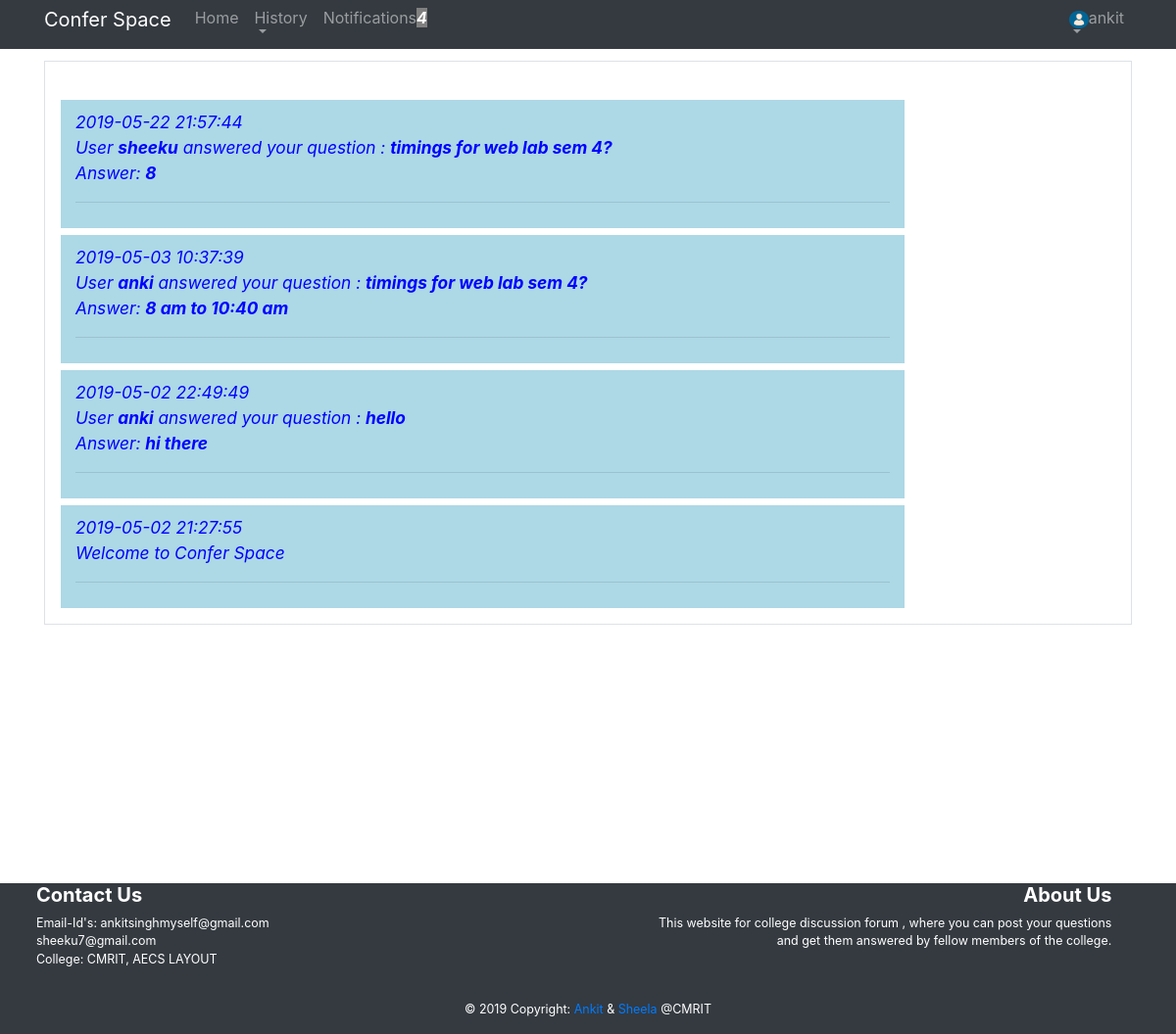
The app's page /home/user_notifications.php (signed in) with its own data.
### tables this page shows
CREATE TABLE `users` (
  `userid` varchar(20) NOT NULL,
  `name` varchar(256) NOT NULL,
  `password` varchar(20) NOT NULL,
  `email` varchar(30) NOT NULL,
  `mobile` bigint(20) NOT NULL,
  `gender` varchar(10) NOT NULL
);

CREATE TABLE `user_notifications` (
  `notifid` int(11) NOT NULL,
  `notification` text NOT NULL,
  `userid` varchar(20) NOT NULL,
  `date` datetime NOT NULL DEFAULT current_timestamp()
);

### home/session.php (called while the page is built, shortened)
<?php
   include('../connect.php');
   $user_check = $_SESSION['username'];
   $ses_sql = mysqli_query($conn,"select * from users where userid = '$user_check' ")or die("".mysql_error());
   $row = mysqli_fetch_array($ses_sql)or die("".mysqli_error());
   $full_name = $row['name'];
?>

### home/user_notifications.php (the view, shortened to what this page needs)
<?php
    include('session.php');
    require('../connect.php');
?>
<html>
<head>
    <link rel="stylesheet" href="../bootstrap/css/bootstrap.min.css">
</head>
<body>
<nav class="navbar navbar-expand-lg navbar-dark bg-dark" id="headerWrapper">
        <div class="container">
            <a class="navbar-brand" href="home.php"> Confer Space</a>
            <div class="collapse navbar-collapse" id="navbarSupportedContent">
                <ul class="navbar-nav ml-left">
                    <li class="nav-item">
                        <a class="nav-link" href="home.php">
                            Home
                        </a>
                    </li>
                    <li class="nav-item dropdown">
                        <a class="nav-link dropdown-toggle" href="" id="navbarDropdown" role="button"
                            data-toggle="dropdown" aria-haspopup="true" aria-expanded="false">
                            <span>History</span>
                            <br>
                        </a>
                    </li>
                    <li class="nav-item">
                        <a class="nav-link" href="user_notifications.php">
                        <?php
                            $q="SELECT count(*) FROM user_notifications where userid='".$_SESSION['username']."'";
                            $d=mysqli_query($conn,$q);
                            $notif_count=mysqli_fetch_row($d);
                            ?>
                            Notifications<b><i><span style='background-color:grey;color:white;'><?php echo"$notif_count[0]";?></span></i></b>
                        </a>
                    </li>
                </ul>
            </div>
            <div class="collapse navbar-collapse" id="navbarSupportedContent">
                <ul class="navbar-nav ml-auto">
                    <li class="nav-item dropdown">
                        <a class="nav-link dropdown-toggle" href="#" id="navbarDropdown" role="button"
                            data-toggle="dropdown" aria-haspopup="true" aria-expanded="false">
                            <img src="../img_avatar.png" alt="logo image"
                                style="width:20px;height:18px;"><?php echo $full_name; ?>
                            <br>
                        </a>
                    </li>
                </ul>
            </div>
        </div>
    </nav>
    <div class="container mt-3">
        <h2>Your Notifications</h2>
        <div class="media border p-3">
            <div class="media-body">
                 <p>
                    <?php
                        $notifs=mysqli_query($conn,"SELECT `notification`,`date`  FROM user_notifications where userid='".$_SESSION['username']."' order by `date` desc");
                        while($n=mysqli_fetch_array($notifs))
                        {
                            print ("<div class='right'<small style='color:blue; font-size:0.18in;'><i>".$n['date']."</i></small></h4><br/>");
                            print ("<i>".$n['notification']."</i><br/><hr/></div>");
                        }
                    ?>
                </p>
            </div>
        </div>
    </div>
<br><br><br><br><br><br><br><br><br><br><br>
    <footer class="page-footer font-small teal pt-6 navbar-white bg-dark text-white" style="width:100%;">
            <div class="container-lebal text-center text-md-center" style='color:white;wieght:10%;   font-size:0.13in;'>
                <div class="row">
                    <div class="col-md-6 mt-md-0 mt-6 text-left " style="margin-left:3%;" >
                        <h5 class=" font-weight-bold">Contact Us</h5>
                        <p>Email-Id's: ankitsinghmyself@gmail.com<br />sheeku7@gmail.com
                            <br> College: CMRIT, AECS LAYOUT</p>
                    </div>
                    <div class="col-md-5 mb-md-0 mb-6 text-right" style="margin-right:2%;">
                        <h5 class=" font-weight-bold">About Us</h5>
                        <p>This website for college discussion forum , where you can post your questions and get them
                            answered by fellow members of the college.</p>
                    </div>
                </div>
                <div class="footer-copyright text-center py-3">© 2019 Copyright:
                    <a href="https://ankitsinghprofile.wordpress.com" target="_blank"> Ankit</a> &<a
                        href="https://www.linkedin.com/in/sh33ku" target="_blank"> Sheela</a> @CMRIT
                </div>
            </div>
        </footer>
</body>
</html>

### home/user_notifications.php (style rules this page uses)
#headerWrapper { position: fixed; width: 100%; top: 0; height: whatever; margin-top: -10px; }
.right { background-color: lightblue; float: left; width:80%; padding: 10px 15px; margin-top: 7px; }

### records on screen
users: name "ankit"
user_notifications: date "2019-05-22 21:57:44", notification "User sheeku answered your question : timings for web lab sem 4? Answer: 8"
user_notifications: date "2019-05-03 10:37:39", notification "User anki answered your question : timings for web lab sem 4? Answer: 8 am to 10:40 am"
user_notifications: date "2019-05-02 22:49:49", notification "User anki answered your question : hello Answer: hi there"
user_notifications: date "2019-05-02 21:27:55", notification "Welcome to Confer Space"

### other values on screen
$notif_count[0] "4"
